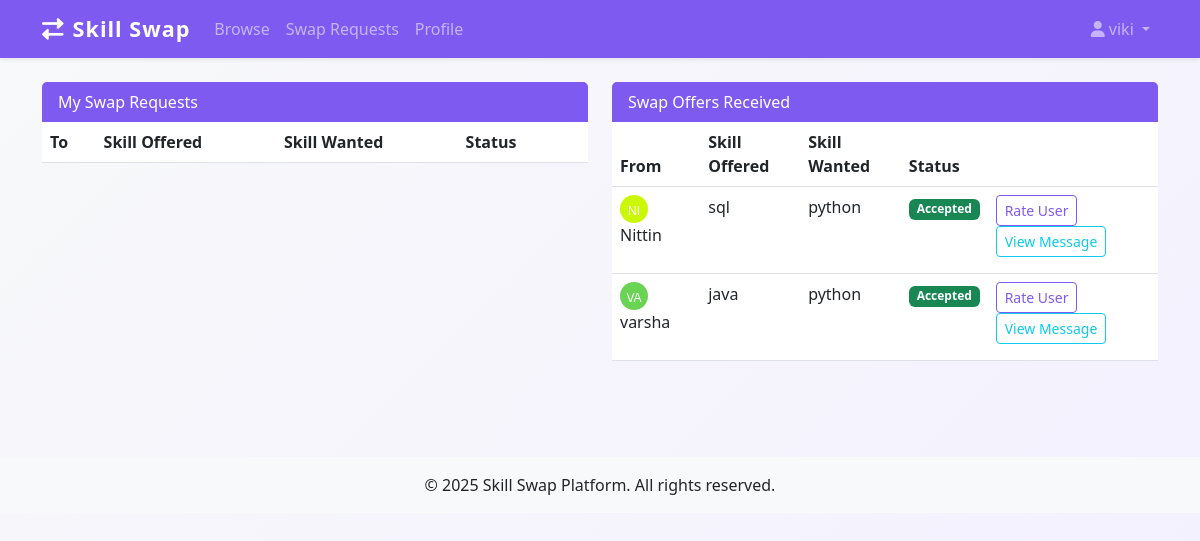
Screenshot of /swap_requests (signed in) with the database file from the repository.
### models.py (models this page shows, shortened)
class User(UserMixin, db.Model):
    id = db.Column(db.Integer, primary_key=True)
    name = db.Column(db.String(150), nullable=False)
    email = db.Column(db.String(150), unique=True, nullable=False)
    location = db.Column(db.String(150))
    photo = db.Column(db.String(300))
    skills_offered = db.Column(db.String(300))
    skills_wanted = db.Column(db.String(300))
    availability = db.Column(db.String(100))
    is_public = db.Column(db.Boolean, default=True)
    is_admin = db.Column(db.Boolean, default=False)
    banned = db.Column(db.Boolean, default=False)
    password_hash = db.Column(db.String(150), nullable=False)
    @property
    def avatar_color(self):
        return f'{abs(hash(self.name)) % 0xFFFFFF:06x}'

class SwapRequest(db.Model):
    id = db.Column(db.Integer, primary_key=True)
    from_user_id = db.Column(db.Integer, db.ForeignKey('user.id'))
    to_user_id = db.Column(db.Integer, db.ForeignKey('user.id'))
    skill_offered = db.Column(db.String(150))
    skill_wanted = db.Column(db.String(150))
    message = db.Column(db.String(500))  # Message from requester
    status = db.Column(db.String(20), default='pending')
    created_at = db.Column(db.DateTime, server_default=db.func.now())
    from_user = db.relationship('User', foreign_keys=[from_user_id])
    to_user = db.relationship('User', foreign_keys=[to_user_id])
    feedbacks = db.relationship('Feedback', backref='swap', lazy='dynamic')

### app.py (the view)
@app.route('/swap_requests')
@login_required
def swap_requests():
    requests = SwapRequest.query.filter_by(from_user_id=current_user.id).order_by(SwapRequest.created_at.desc()).all()
    received = SwapRequest.query.filter_by(to_user_id=current_user.id).order_by(SwapRequest.created_at.desc()).all()
    for req in requests:
        req.to_user = User.query.get(req.to_user_id)
    for req in received:
        req.from_user = User.query.get(req.from_user_id)
    return render_template('swap_requests.html', requests=requests, received=received)

### app.py (called while the page is built)
@login_manager.user_loader
def load_user(user_id):
    return User.query.get(int(user_id))

### templates/swap_requests.html (shortened to what this page needs)
{% extends 'base.html' %}
{% block content %}
<div class="row">
  <div class="col-md-6">
    <div class="card mb-4">
      <div class="card-header bg-primary text-white">My Swap Requests</div>
      <div class="card-body p-0">
        <table class="table mb-0">
          <thead><tr><th>To</th><th>Skill Offered</th><th>Skill Wanted</th><th>Status</th><th></th></tr></thead>
        </table>
      </div>
    </div>
  </div>
  <div class="col-md-6">
    <div class="card mb-4">
      <div class="card-header bg-primary text-white">Swap Offers Received</div>
      <div class="card-body p-0">
        <table class="table mb-0">
          <thead><tr><th>From</th><th>Skill Offered</th><th>Skill Wanted</th><th>Status</th><th></th></tr></thead>
          <tbody>
          {% for req in received %}
            <tr>
              <td>
                {% if req.from_user.photo %}
                  <img src="{{ req.from_user.photo }}" class="rounded-circle me-1" style="width:28px;height:28px;object-fit:cover;vertical-align:middle;" alt="Profile Photo">
                {% else %}
                  <span class="me-1" style="vertical-align:middle;">
                    <svg width="28" height="28" viewBox="0 0 28 28" xmlns="http://www.w3.org/2000/svg">
                      <circle cx="14" cy="14" r="14" fill="#{{ req.from_user.avatar_color }}"/>
                      <text x="50%" y="60%" text-anchor="middle" fill="#fff" font-size="12" font-family="Arial, sans-serif" dy=".3em">{{ req.from_user.name[0:2]|upper }}</text>
                    </svg>
                  </span>
                {% endif %}
                {{ req.from_user.name }}
              </td>
              <td>{{ req.skill_offered }}</td>
              <td>{{ req.skill_wanted }}</td>
              <td><span class="badge bg-{{ 'secondary' if req.status=='pending' else ('success' if req.status=='accepted' else ('danger' if req.status=='rejected' else 'warning')) }}">{{ req.status|capitalize }}</span></td>
              <td>
                {% if req.status == 'pending' %}
                  <div class="mb-2">
                    <a href="{{ url_for('accept_swap', swap_id=req.id) }}" class="btn btn-sm btn-outline-success me-2">Accept</a>
                    <a href="{{ url_for('reject_swap', swap_id=req.id) }}" class="btn btn-sm btn-outline-danger me-2">Reject</a>
                    <button class="btn btn-sm btn-outline-info" type="button" data-bs-toggle="collapse" data-bs-target="#message-{{ req.id }}" aria-expanded="false" aria-controls="message-{{ req.id }}">
                      View Message
                    </button>
                  </div>
                  <div class="collapse" id="message-{{ req.id }}">
                    <div class="card card-body p-2 mt-2">
                      <p class="mb-0">{{ req.message }}</p>
                    </div>
                  </div>
                {% elif req.status == 'accepted' %}
                  <div class="mb-2">
                    <a href="{{ url_for('rate_user', swap_id=req.id) }}" class="btn btn-sm btn-outline-primary me-2">Rate User</a>
                    <button class="btn btn-sm btn-outline-info" type="button" data-bs-toggle="collapse" data-bs-target="#message-{{ req.id }}" aria-expanded="false" aria-controls="message-{{ req.id }}">
                      View Message
                    </button>
                  </div>
                {% endif %}
              </td>
            </tr>
          {% endfor %}
          </tbody>
        </table>
      </div>
    </div>
  </div>
</div>
{% endblock %}

### templates/base.html (shortened to what this page needs)
<!DOCTYPE html>
<html lang="en">
<head>
    <link href="https://cdn.jsdelivr.net/npm/bootstrap@5.3.0/dist/css/bootstrap.min.css" rel="stylesheet">
    <link href="https://cdnjs.cloudflare.com/ajax/libs/font-awesome/6.0.0/css/all.min.css" rel="stylesheet">
    <link rel="stylesheet" href="{{ url_for('static', filename='custom.css') }}">
</head>
<body>
    <nav class="navbar navbar-expand-lg navbar-dark bg-primary shadow-sm">
        <div class="container">
            <a class="navbar-brand" href="{{ url_for('home') }}">
                <i class="fas fa-exchange-alt me-2"></i>Skill Swap
            </a>
            <div class="collapse navbar-collapse" id="navbarNav">
                <ul class="navbar-nav me-auto">
                    <li class="nav-item">
                        <a class="nav-link" href="{{ url_for('browse') }}">Browse</a>
                    </li>
                    <li class="nav-item">
                        <a class="nav-link" href="{{ url_for('swap_requests') }}">Swap Requests</a>
                    </li>
                    {% if current_user.is_authenticated %}
                    <li class="nav-item">
                        <a class="nav-link" href="{{ url_for('profile') }}">Profile</a>
                    </li>
                    {% endif %}
                </ul>
                <ul class="navbar-nav">
                    {% if current_user.is_authenticated %}
                    <li class="nav-item dropdown">
                        <a class="nav-link dropdown-toggle" href="#" id="navbarDropdown" role="button" data-bs-toggle="dropdown">
                            <i class="fas fa-user me-1"></i>{{ current_user.name }}
                        </a>
                    </li>
                    {% endif %}
                </ul>
            </div>
        </div>
    </nav>
    <main class="container py-4">
        {% block content %}{% endblock %}
    </main>
    <footer class="bg-light py-3 mt-5">
        <div class="container text-center">
            <p class="mb-0">&copy; 2025 Skill Swap Platform. All rights reserved.</p>
        </div>
    </footer>
</body>
</html>

### static/custom.css (style rules this page uses)
body { background: linear-gradient(135deg, #f8f9fa 0%, #f3f0ff 100%); min-height: 100vh; }
.navbar-brand { font-weight: bold; letter-spacing: 1px; font-size: 1.35rem; }
.card { margin-bottom: 1.5rem; border-radius: 1.1rem; border: none; }
.btn-primary, .navbar, .bg-primary { background-color: #7f5af0 !important; border: none; }
.btn-outline-primary { color: #7f5af0; border-color: #7f5af0; }

### rows the page displays
User: name "viki"
SwapRequest: from_user "NI", from_user.name "Nittin", skill_offered "sql", skill_wanted "python", status "Accepted"
SwapRequest: from_user "VA", from_user.name "varsha", skill_offered "java", skill_wanted "python", status "Accepted"
